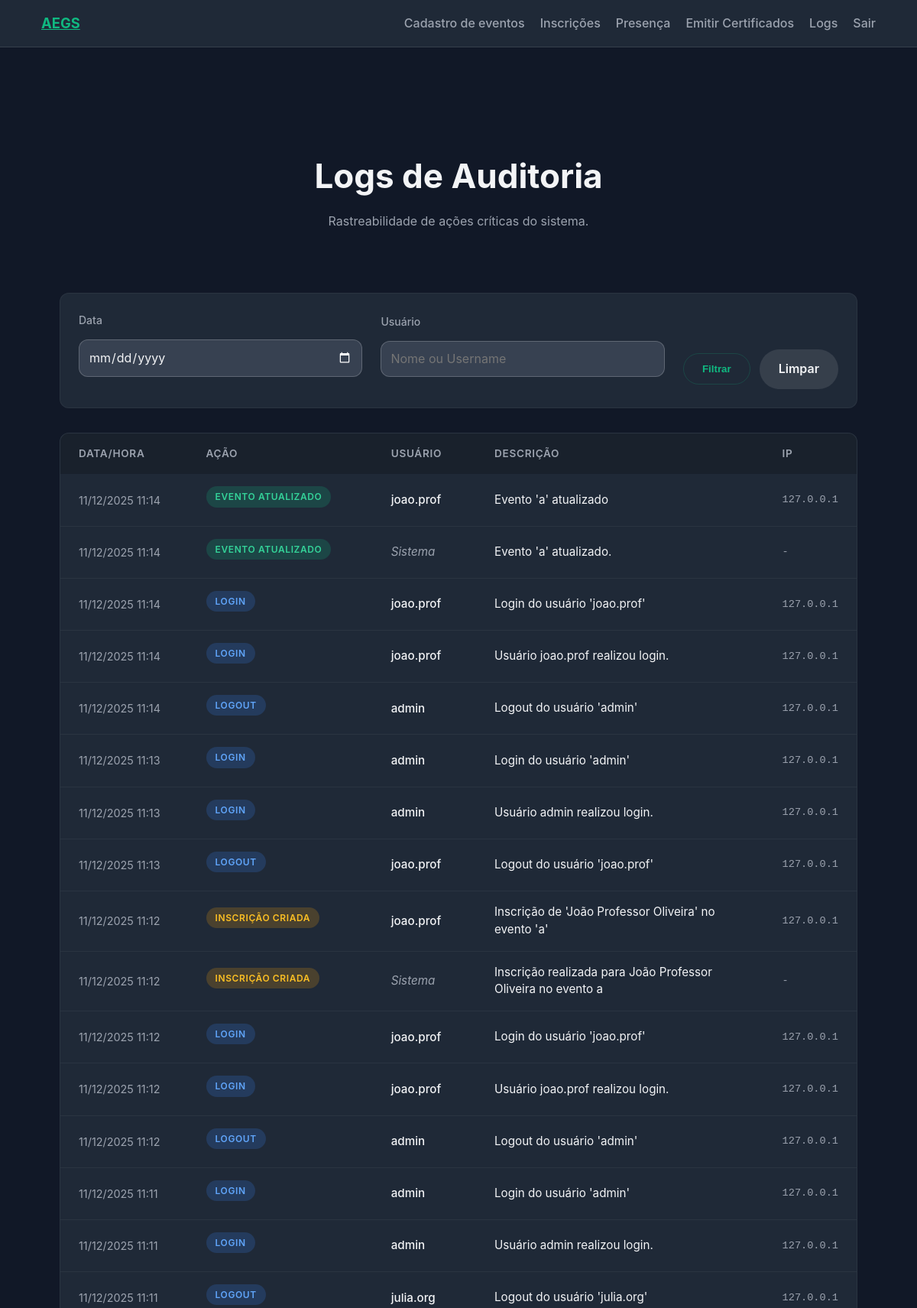
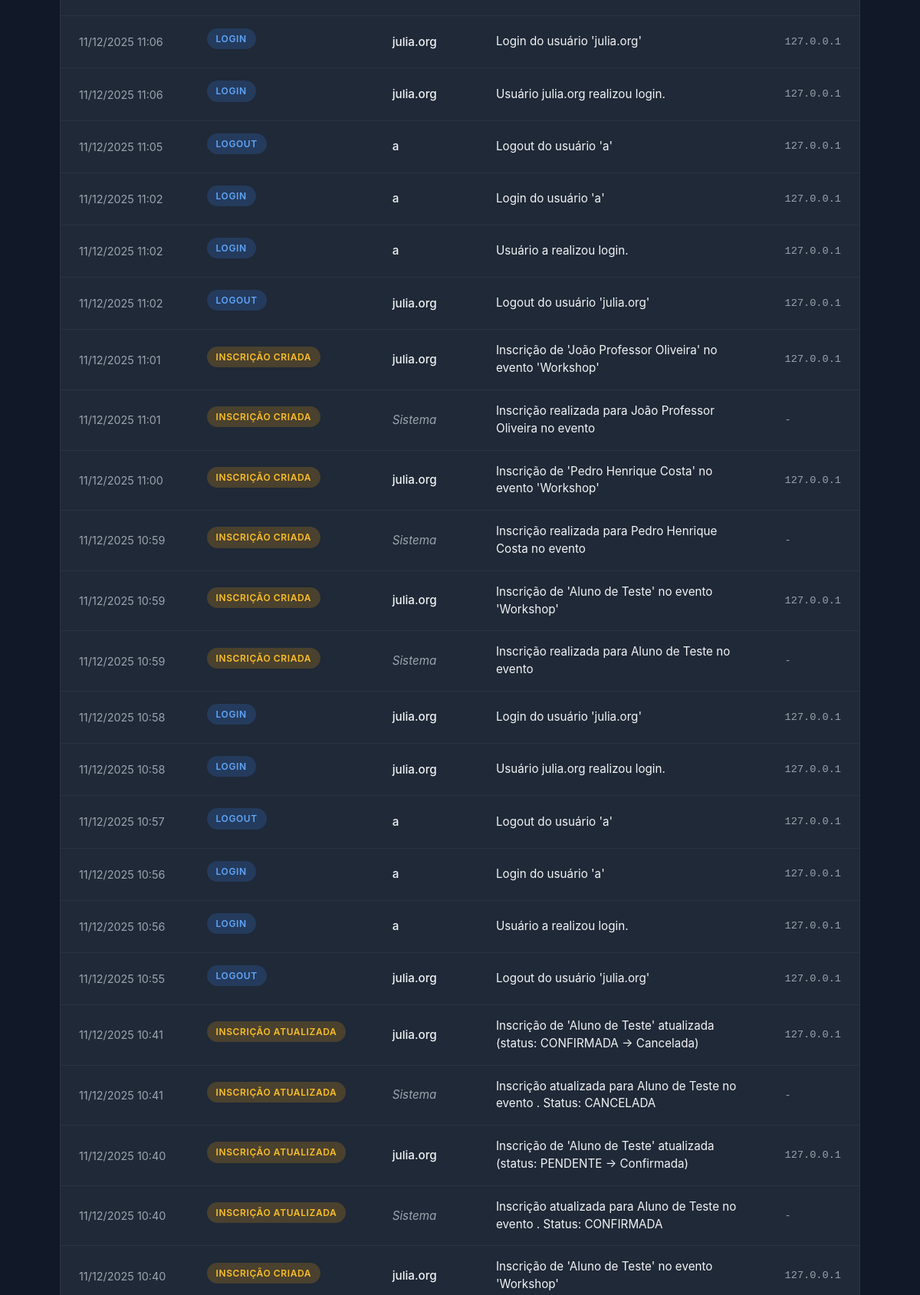
The page /audit-logs/ (signed in, upper part) on the database its author committed (2 pictures, top to bottom).
### api/models.py (models this page shows, shortened)
class AuditLog(models.Model):
    acao = models.CharField(
        max_length=50,
        choices=AcaoAuditoriaChoices.choices,
        help_text="Tipo de ação realizada"
    )
    usuario = models.ForeignKey(
        Usuario,
        on_delete=models.SET_NULL,
        null=True,
        blank=True,
        related_name="acoes_auditoria",
        help_text="Usuário que realizou a ação"
    )
    usuario_afetado = models.ForeignKey(
        Usuario,
        on_delete=models.SET_NULL,
        null=True,
        blank=True,
        related_name="acoes_auditoria_afetado",
        help_text="Usuário afetado pela ação (ex: usuário criado)"
    )
    evento = models.ForeignKey(
        Evento,
        on_delete=models.SET_NULL,
        null=True,
        blank=True,
        related_name="acoes_auditoria",
        help_text="Evento relacionado à ação"
    )
    inscricao = models.ForeignKey(
        Inscricao,
        on_delete=models.SET_NULL,
        null=True,
        blank=True,
        related_name="acoes_auditoria",
        help_text="Inscrição relacionada à ação"
    )
    certificado = models.ForeignKey(
        Certificado,
        on_delete=models.SET_NULL,
        null=True,
        blank=True,
        related_name="acoes_auditoria",
        help_text="Certificado relacionado à ação"
    )
    descricao = models.TextField(
        blank=True,
        help_text="Descrição detalhada da ação"
    )
    ip_address = models.GenericIPAddressField(
        null=True,
        blank=True,
        help_text="Endereço IP de onde a ação foi realizada"
    )
    user_agent = models.CharField(
        max_length=255,
        blank=True,
        help_text="User agent do navegador/cliente"
    )
    dados_extras = models.JSONField(
        null=True,
        blank=True,
        help_text="Dados adicionais sobre a ação"
    )
    data_hora = models.DateTimeField(
        auto_now_add=True,
        help_text="Data e hora da ação"
    )
    class Meta:
        ordering = ["-data_hora"]
        indexes = [
            models.Index(fields=["-data_hora"]),
            models.Index(fields=["acao"]),
            models.Index(fields=["usuario"]),
            models.Index(fields=["evento"]),
            models.Index(fields=["data_hora", "usuario"]),
            models.Index(fields=["data_hora", "evento"]),
        ]
        verbose_name = "Log de Auditoria"
        verbose_name_plural = "Logs de Auditoria"

class Usuario(AbstractUser):
    nome = models.CharField(max_length=120)
    telefone = models.CharField(max_length=20)
    instituicao = models.CharField(
        max_length=20,
        choices=InstituicaoChoices.choices,
        blank=True,
        null=True,
        help_text="Obrigatório para perfis ALUNO e PROFESSOR."
    )
    perfil = models.CharField(
        max_length=20,
        choices=PerfilChoices.choices
    )
    class Meta:
        constraints = [
            models.CheckConstraint(
                name="instituicao_required_for_aluno_prof",
                check=(
                    ~Q(perfil__in=[PerfilChoices.ALUNO, PerfilChoices.PROFESSOR]) |
                    (Q(instituicao__isnull=False) & ~Q(instituicao=""))
                )
            )
        ]
        indexes = [
            models.Index(fields=["perfil"]),
        ]

### api/views.py (the view)
# urls.py: path('audit-logs/', AuditLogView.as_view(), name='audit-logs'),
@method_decorator(login_required, name='dispatch')
@method_decorator(organizador_or_admin_required, name='dispatch')
class AuditLogView(TemplateView):
    template_name = 'api/audit_logs.html'
    def get_context_data(self, **kwargs):
        context = super().get_context_data(**kwargs)
        logs = AuditLog.objects.all().select_related('usuario', 'usuario_afetado', 'evento')
        data_filtro = self.request.GET.get('data')
        usuario_filtro = self.request.GET.get('usuario')
        if data_filtro:
            logs = logs.filter(data_hora__date=data_filtro)
        if usuario_filtro:
            logs = logs.filter(
                Q(usuario__username__icontains=usuario_filtro) |
                Q(usuario__nome__icontains=usuario_filtro)
            )
        context['logs'] = logs
        context['data_filtro'] = data_filtro
        context['usuario_filtro'] = usuario_filtro
        return context

### api/templates/api/audit_logs.html (shortened to what this page needs)
{% extends 'api/base.html' %}
{% block content %}
<section class="hero">
    <h1>Logs de Auditoria</h1>
    <p>Rastreabilidade de ações críticas do sistema.</p>
</section>
<div class="container">
    <div class="audit-controls">
        <form method="get" class="filter-form">
            <div class="form-group">
                <label for="data">Data</label>
                <input type="date" id="data" name="data" value="{{ data_filtro|default:'' }}" class="form-control">
            </div>
            <div class="form-group">
                <label for="usuario">Usuário</label>
                <input type="text" id="usuario" name="usuario" value="{{ usuario_filtro|default:'' }}" class="form-control" placeholder="Nome ou Username">
            </div>
            <div class="form-actions">
                <button type="submit" class="btn btn-primary">Filtrar</button>
                <a href="{% url 'audit-logs' %}" class="btn btn-secondary">Limpar</a>
            </div>
        </form>
    </div>
    <div class="audit-table-container">
        <table class="audit-table">
            <thead>
                <tr>
                    <th>Data/Hora</th>
                    <th>Ação</th>
                    <th>Usuário</th>
                    <th>Descrição</th>
                    <th>IP</th>
                </tr>
            </thead>
            <tbody>
                {% for log in logs %}
                <tr>
                    <td class="text-muted">{{ log.data_hora|date:"d/m/Y H:i" }}</td>
                    <td>
                        <span class="badge badge-{{ log.acao|lower|slice:':6' }}">
                            {{ log.get_acao_display }}
                        </span>
                    </td>
                    <td>
                        {% if log.usuario %}
                            <span class="user-name">{{ log.usuario.username }}</span>
                        {% else %}
                            <span class="system-user">Sistema</span>
                        {% endif %}
                    </td>
                    <td class="description-cell">{{ log.descricao }}</td>
                    <td class="text-muted font-mono">{{ log.ip_address|default:"-" }}</td>
                </tr>
                {% empty %}
                <tr>
                    <td colspan="5" class="empty-state">
                        Nenhum registro encontrado.
                    </td>
                </tr>
                {% endfor %}
            </tbody>
        </table>
    </div>
</div>
{% endblock %}

### api/static/api/styles.css (style rules this page uses)
:root { color-scheme: dark; --bg: #111827; --surface: #1f2937; --primary: #10b981; --primary-hover: #059669; --text: #f3f4f6; --muted: #9ca3af; }
* { box-sizing: border-box; }
body { margin: 0; font-family: 'Inter', system-ui, -apple-system, BlinkMacSystemFont, 'Segoe UI', sans-serif; background: var(--bg); color: var(--text); line-height: 1.6; }
.container { max-width: 1140px; margin: 0 auto; padding: 0 1.5rem; }
.hero { padding: 6rem 0 3rem; text-align: center; }
.hero h1 { font-size: clamp(2rem, 3vw + 1rem, 2.75rem); margin-bottom: 0.75rem; }
.hero p { max-width: 640px; margin: 0 auto 2rem; color: var(--muted); }
.btn { display: inline-block; padding: 0.75rem 1.5rem; border-radius: 999px; border: 1px solid rgba(16, 185, 129, 0.2); background: transparent; color: var(--primary); font-weight: 600; text-decoration: none; transition: background 0.2s ease, color 0.2s ease, border-color 0.2s ease; }
.form-group { display: flex; flex-direction: column; margin-bottom: 1rem; }
.form-group label { font-weight: 600; margin-bottom: 0.35rem; }
.form-group input, .form-group select, .form-group textarea { padding: 0.6rem 0.75rem; border-radius: 12px; border: 1px solid rgba(255, 255, 255, 0.2); font: inherit; background: #374151; color: var(--text); }
.form-actions { display: flex; flex-wrap: wrap; gap: 0.75rem; margin-top: 1.25rem; align-items: center; }
.badge { display: inline-block; padding: 0.4rem 0.85rem; border-radius: 8px; background: rgba(16, 185, 129, 0.1); color: var(--primary); font-weight: 600; font-size: 0.75rem; text-transform: uppercase; letter-spacing: 0.05em; margin-bottom: 0.5rem; }

### api/templates/api/audit_logs.html (style rules this page uses)
.audit-controls { background: var(--surface); padding: 1.5rem; border-radius: 12px; margin-bottom: 2rem; border: 1px solid rgba(255, 255, 255, 0.05); }
.filter-form { display: flex; gap: 1.5rem; align-items: flex-end; flex-wrap: wrap; }
.form-group { display: flex; flex-direction: column; gap: 0.5rem; flex: 1; min-width: 200px; }
.form-group label { font-size: 0.875rem; color: var(--muted); font-weight: 500; }
.form-control { background: rgba(0, 0, 0, 0.2); border: 1px solid rgba(255, 255, 255, 0.1); border-radius: 8px; padding: 0.75rem 1rem; color: var(--text); font-family: inherit; font-size: 0.95rem; transition: border-color 0.2s; }
.form-actions { display: flex; gap: 0.75rem; }
.audit-table-container { background: var(--surface); border-radius: 12px; overflow: hidden; border: 1px solid rgba(255, 255, 255, 0.05); }
.audit-table { width: 100%; border-collapse: collapse; font-size: 0.95rem; }
.audit-table th { background: rgba(0, 0, 0, 0.2); text-align: left; padding: 1rem 1.5rem; font-weight: 600; color: var(--muted); font-size: 0.85rem; text-transform: uppercase; letter-spacing: 0.05em; }
.audit-table td { padding: 1rem 1.5rem; border-bottom: 1px solid rgba(255, 255, 255, 0.05); vertical-align: middle; }
.badge { display: inline-flex; align-items: center; padding: 0.25rem 0.75rem; border-radius: 999px; font-size: 0.75rem; font-weight: 600; background: rgba(255, 255, 255, 0.1); color: var(--text); }
.badge-login, .badge-logout { background: rgba(59, 130, 246, 0.2); color: #60a5fa; }
.badge-evento { background: rgba(16, 185, 129, 0.2); color: #34d399; }
.badge-inscri { background: rgba(245, 158, 11, 0.2); color: #fbbf24; }
.text-muted { color: var(--muted); font-size: 0.9rem; }
.font-mono { font-family: 'SF Mono', 'Roboto Mono', monospace; font-size: 0.85rem; }
.user-name { font-weight: 500; color: var(--text); }
.system-user { font-style: italic; color: var(--muted); }
.description-cell { max-width: 400px; line-height: 1.5; }
.btn-secondary { background: rgba(255, 255, 255, 0.1); color: var(--text); border: 1px solid transparent; }

### rows shown on the page
AuditLog: data_hora "11/12/2025 11:14", acao "EVENTO ATUALIZADO", usuario.username "joao.prof", descricao "Evento 'a' atualizado", ip_address "127.0.0.1"
AuditLog: data_hora "11/12/2025 11:14", acao "EVENTO ATUALIZADO", shows "Sistema", descricao "Evento 'a' atualizado.", ip_address "-"
AuditLog: data_hora "11/12/2025 11:14", acao "LOGIN", usuario.username "joao.prof", descricao "Login do usuário 'joao.prof'", ip_address "127.0.0.1"
AuditLog: data_hora "11/12/2025 11:14", acao "LOGIN", usuario.username "joao.prof", descricao "Usuário joao.prof realizou login.", ip_address "127.0.0.1"
AuditLog: data_hora "11/12/2025 11:14", acao "LOGOUT", usuario.username "admin", descricao "Logout do usuário 'admin'", ip_address "127.0.0.1"
AuditLog: data_hora "11/12/2025 11:13", acao "LOGIN", usuario.username "admin", descricao "Login do usuário 'admin'", ip_address "127.0.0.1"
AuditLog: data_hora "11/12/2025 11:13", acao "LOGIN", usuario.username "admin", descricao "Usuário admin realizou login.", ip_address "127.0.0.1"
AuditLog: data_hora "11/12/2025 11:13", acao "LOGOUT", usuario.username "joao.prof", descricao "Logout do usuário 'joao.prof'", ip_address "127.0.0.1"
AuditLog: data_hora "11/12/2025 11:12", acao "INSCRIÇÃO CRIADA", usuario.username "joao.prof", descricao "Inscrição de 'João Professor Oliveira' no evento 'a'", ip_address "127.0.0.1"
AuditLog: data_hora "11/12/2025 11:12", acao "INSCRIÇÃO CRIADA", shows "Sistema", descricao "Inscrição realizada para João Professor Oliveira no evento a", ip_address "-"
AuditLog: data_hora "11/12/2025 11:12", acao "LOGIN", usuario.username "joao.prof", descricao "Login do usuário 'joao.prof'", ip_address "127.0.0.1"
AuditLog: data_hora "11/12/2025 11:12", acao "LOGIN", usuario.username "joao.prof", descricao "Usuário joao.prof realizou login.", ip_address "127.0.0.1"
AuditLog: data_hora "11/12/2025 11:12", acao "LOGOUT", usuario.username "admin", descricao "Logout do usuário 'admin'", ip_address "127.0.0.1"
AuditLog: data_hora "11/12/2025 11:11", acao "LOGIN", usuario.username "admin", descricao "Login do usuário 'admin'", ip_address "127.0.0.1"
AuditLog: data_hora "11/12/2025 11:11", acao "LOGIN", usuario.username "admin", descricao "Usuário admin realizou login.", ip_address "127.0.0.1"
AuditLog: data_hora "11/12/2025 11:11", acao "LOGOUT", usuario.username "julia.org", descricao "Logout do usuário 'julia.org'", ip_address "127.0.0.1"
AuditLog: data_hora "11/12/2025 11:06", acao "LOGIN", usuario.username "julia.org", descricao "Login do usuário 'julia.org'", ip_address "127.0.0.1"
AuditLog: data_hora "11/12/2025 11:06", acao "LOGIN", usuario.username "julia.org", descricao "Usuário julia.org realizou login.", ip_address "127.0.0.1"
AuditLog: data_hora "11/12/2025 11:05", acao "LOGOUT", usuario.username "a", descricao "Logout do usuário 'a'", ip_address "127.0.0.1"
AuditLog: data_hora "11/12/2025 11:02", acao "LOGIN", usuario.username "a", descricao "Login do usuário 'a'", ip_address "127.0.0.1"
AuditLog: data_hora "11/12/2025 11:02", acao "LOGIN", usuario.username "a", descricao "Usuário a realizou login.", ip_address "127.0.0.1"
AuditLog: data_hora "11/12/2025 11:02", acao "LOGOUT", usuario.username "julia.org", descricao "Logout do usuário 'julia.org'", ip_address "127.0.0.1"
AuditLog: data_hora "11/12/2025 11:01", acao "INSCRIÇÃO CRIADA", usuario.username "julia.org", descricao "Inscrição de 'João Professor Oliveira' no evento 'Workshop'", ip_address "127.0.0.1"
AuditLog: data_hora "11/12/2025 11:01", acao "INSCRIÇÃO CRIADA", shows "Sistema", descricao "Inscrição realizada para João Professor Oliveira no evento", ip_address "-"
AuditLog: data_hora "11/12/2025 11:00", acao "INSCRIÇÃO CRIADA", usuario.username "julia.org", descricao "Inscrição de 'Pedro Henrique Costa' no evento 'Workshop'", ip_address "127.0.0.1"
AuditLog: data_hora "11/12/2025 10:59", acao "INSCRIÇÃO CRIADA", shows "Sistema", descricao "Inscrição realizada para Pedro Henrique Costa no evento", ip_address "-"
AuditLog: data_hora "11/12/2025 10:59", acao "INSCRIÇÃO CRIADA", usuario.username "julia.org", descricao "Inscrição de 'Aluno de Teste' no evento 'Workshop'", ip_address "127.0.0.1"
AuditLog: data_hora "11/12/2025 10:59", acao "INSCRIÇÃO CRIADA", shows "Sistema", descricao "Inscrição realizada para Aluno de Teste no evento", ip_address "-"
AuditLog: data_hora "11/12/2025 10:58", acao "LOGIN", usuario.username "julia.org", descricao "Login do usuário 'julia.org'", ip_address "127.0.0.1"
AuditLog: data_hora "11/12/2025 10:58", acao "LOGIN", usuario.username "julia.org", descricao "Usuário julia.org realizou login.", ip_address "127.0.0.1"
AuditLog: data_hora "11/12/2025 10:57", acao "LOGOUT", usuario.username "a", descricao "Logout do usuário 'a'", ip_address "127.0.0.1"
AuditLog: data_hora "11/12/2025 10:56", acao "LOGIN", usuario.username "a", descricao "Login do usuário 'a'", ip_address "127.0.0.1"
AuditLog: data_hora "11/12/2025 10:56", acao "LOGIN", usuario.username "a", descricao "Usuário a realizou login.", ip_address "127.0.0.1"
AuditLog: data_hora "11/12/2025 10:55", acao "LOGOUT", usuario.username "julia.org", descricao "Logout do usuário 'julia.org'", ip_address "127.0.0.1"
AuditLog: data_hora "11/12/2025 10:41", acao "INSCRIÇÃO ATUALIZADA", usuario.username "julia.org", descricao "Inscrição de 'Aluno de Teste' atualizada (status: CONFIRMADA → Cancelada)", ip_address "127.0.0.1"
AuditLog: data_hora "11/12/2025 10:41", acao "INSCRIÇÃO ATUALIZADA", shows "Sistema", descricao "Inscrição atualizada para Aluno de Teste no evento . Status: CANCELADA", ip_address "-"
AuditLog: data_hora "11/12/2025 10:40", acao "INSCRIÇÃO ATUALIZADA", usuario.username "julia.org", descricao "Inscrição de 'Aluno de Teste' atualizada (status: PENDENTE → Confirmada)", ip_address "127.0.0.1"
AuditLog: data_hora "11/12/2025 10:40", acao "INSCRIÇÃO ATUALIZADA", shows "Sistema", descricao "Inscrição atualizada para Aluno de Teste no evento . Status: CONFIRMADA", ip_address "-"
AuditLog: data_hora "11/12/2025 10:40", acao "INSCRIÇÃO CRIADA", usuario.username "julia.org", descricao "Inscrição de 'Aluno de Teste' no evento 'Workshop'", ip_address "127.0.0.1"
